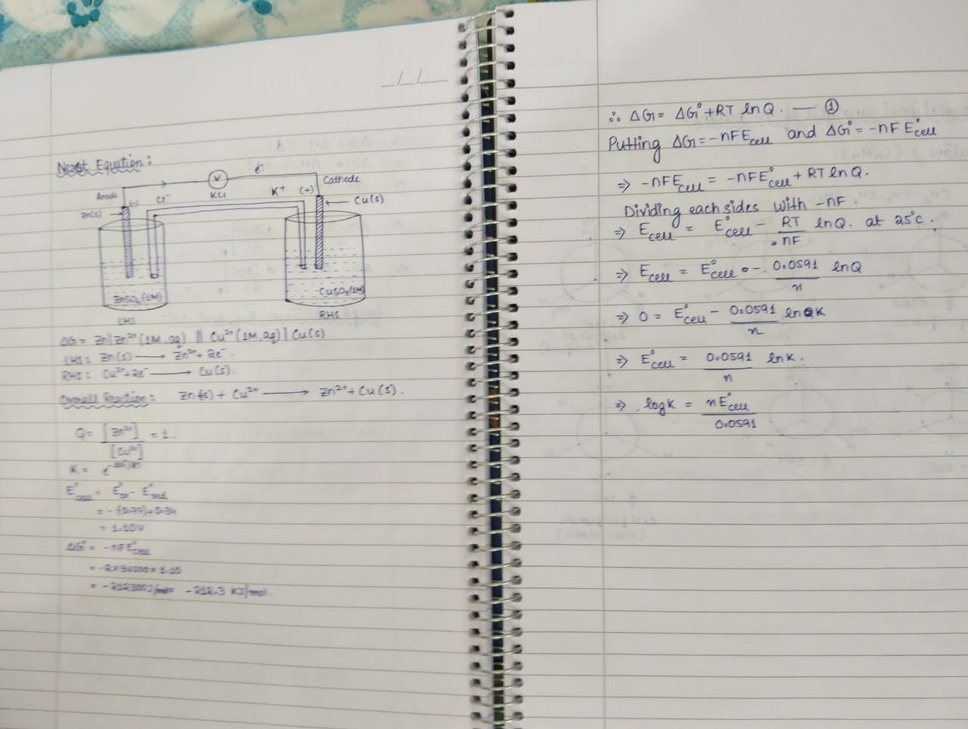
#> input picture uploads/IMG-20251124-WA0006[1].jpg, 968 x 729 px, shrunk from 1280 x 963 before the run
$ python -i image_detector.py   (imports and definitions only)   (older library calls are emulated)
#> lines starting #> are read from the running program, lines starting #| are printed output that depends on the picture
import cv2
import numpy as np

def analyze_image(path):
#> called with path = '../uploads/IMG-20251124-WA0006[1].jpg'
    img = cv2.imread(path)
#> img is the input picture: shape (729, 968, 3); mean B, G, R 183.6, 189.5, 192.1

    if img is None:
        return "Error", 0, ["Invalid image file"]

    gray = cv2.cvtColor(img, cv2.COLOR_BGR2GRAY)

    # --- Signal 1: Noise level ---
    noise = cv2.Laplacian(gray, cv2.CV_64F).var()
#> noise = 368.5

    # --- Signal 2: Edge density ---
    edges = cv2.Canny(gray, 100, 200)
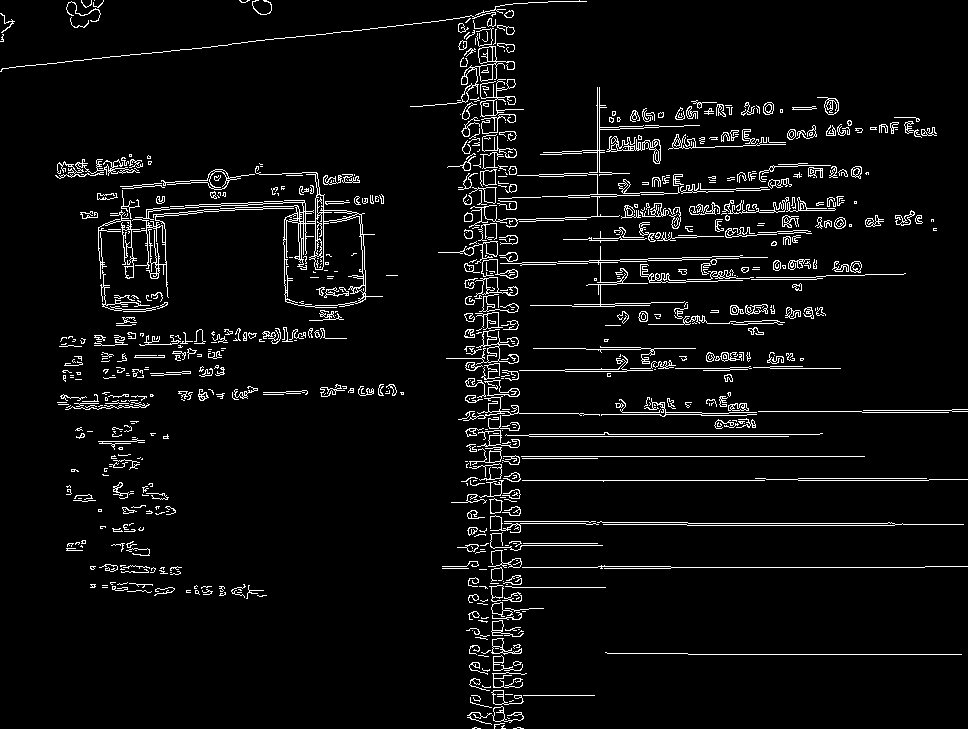
#> edges: shape (729, 968); 4.9% white in thin lines or dots
    edge_density = np.mean(edges > 0)
#> edge_density = 0.0494

    # --- Signal 3: Color variance ---
    color_var = np.mean(np.var(img, axis=(0, 1)))
#> color_var = 557.9

    signals = []
    score = 0

    # Noise analysis
    if noise < 80:
        score += 1
        signals.append("Unnaturally low sensor noise (AI tendency)")
    else:
        signals.append("Natural sensor noise detected")

    # Edge analysis
    if edge_density < 0.03:
        score += 1
        signals.append("Over-smooth edges (AI tendency)")
    else:
        signals.append("Natural edge distribution")

    # Color analysis
    if color_var < 500:
        score += 1
        signals.append("Low color entropy (AI tendency)")
    else:
        signals.append("Natural color variation")

    # --- Final decision ---
    if score == 0:
        level = "Low"
        confidence = 15
    elif score == 1:
        level = "Medium"
        confidence = 40
    elif score == 2:
        level = "Medium"
        confidence = 60
    else:
        level = "High"
        confidence = 80

    return level, confidence, signals

>>> result = analyze_image('../uploads/IMG-20251124-WA0006[1].jpg')
